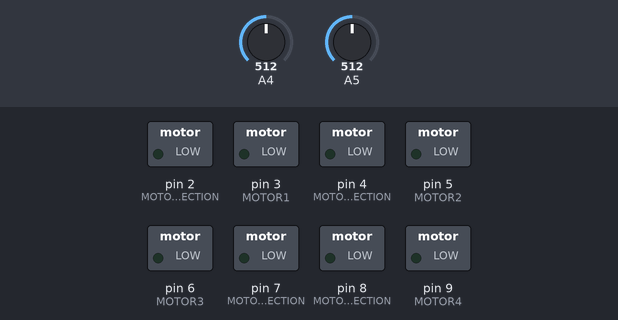
A sketch run on a simulated Arduino Uno, built with avr-gcc and run on an emulated ATmega328P. Shown: switched loads named in the sketch (green lamp = pin HIGH). The inputs (shaded band) are chosen by the test bench; at power-on: A4 = 512, A5 = 512.

Above: at 1.2 s.
1.3 s: A4 set to 270
2.8 s: A4 set to 242
At 3.6 s:
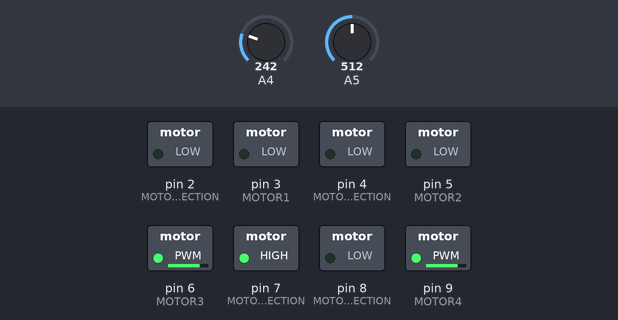
4.3 s: A5 set to 274
5.8 s: A5 set to 246
At 7.0 s:
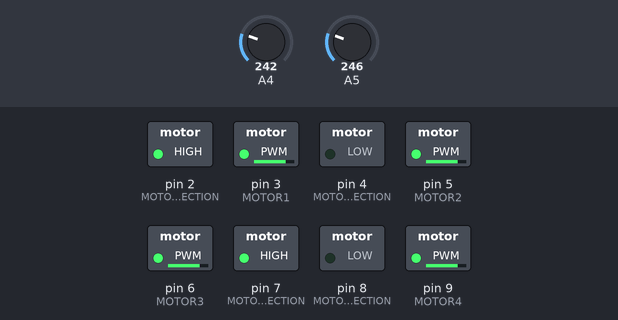
7.3 s: A5 set to 266
At 8.3 s:
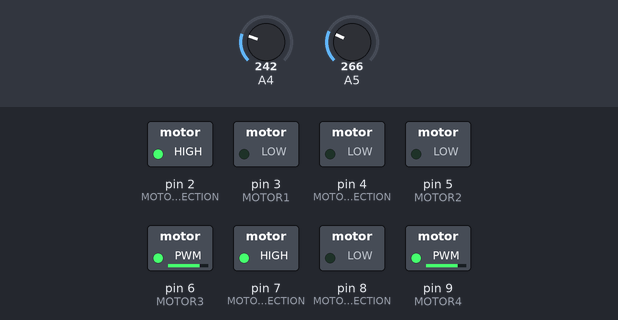
8.8 s: A4 set to 266
At 9.4 s:
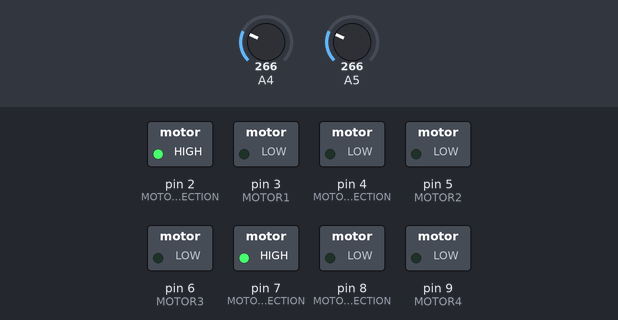
Timing chart, 0 to 11.3 s (numbered marks = the images above; inputs shaded):
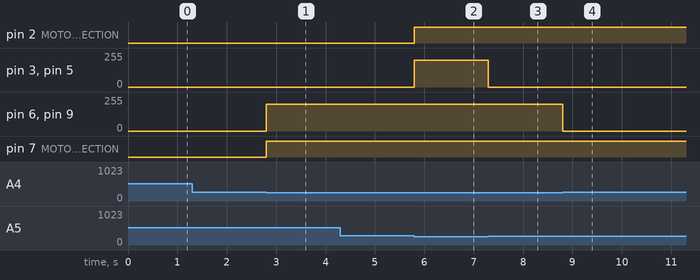

Measured:
- the behaviour switches between 256 and 255 on A4 (found by bisection; images 0 and 1)
- the behaviour switches between 256 and 255 on A5 (found by bisection; images 1 and 2)
- after the input at 1.3 s, every drawn part: stays the same
- after the input at 2.8 s, pin 6 (MOTOR3), pin 9 (MOTOR4): 0/255 → 200/255 at once; pin 7 (MOTOR3_DIRECTION): LOW → HIGH at once
- after the input at 4.3 s, every drawn part: stays the same
- after the input at 5.8 s, pin 2 (MOTOR1_DIRECTION): LOW → HIGH at once; pin 3 (MOTOR1), pin 5 (MOTOR2): 0/255 → 200/255 at once
- after the input at 7.3 s, pin 3 (MOTOR1), pin 5 (MOTOR2): 200/255 → 0/255 at once
- after the input at 8.8 s, pin 6 (MOTOR3), pin 9 (MOTOR4): 200/255 → 0/255 at once

The sketch:

rc_control_v1.0.ino
```cpp
// Name: Rover-5 Controll
// Author: Julian Pampus
// Date: May 5 2013
//
//
//
//  [1] [3]
//    [ ]
//    [ ]
//  [2] [4]
//
//


#define MOTOR1 3
#define MOTOR1_DIRECTION 2

#define MOTOR2 5
#define MOTOR2_DIRECTION 4

#define MOTOR3 6
#define MOTOR3_DIRECTION 7

#define MOTOR4 9
#define MOTOR4_DIRECTION 8


void setup()
{
	//MOTOR1 Controls
	pinMode (MOTOR1, OUTPUT);
	pinMode (MOTOR1_DIRECTION, OUTPUT);
	//MOTOR2 Controls
	pinMode (MOTOR2, OUTPUT);
	pinMode (MOTOR2_DIRECTION, OUTPUT);
	//MOTOR3 Controls
	pinMode (MOTOR3, OUTPUT);
	pinMode (MOTOR3_DIRECTION, OUTPUT);
	//MOTOR4 Controls
	pinMode (MOTOR4, OUTPUT);
	pinMode (MOTOR4_DIRECTION, OUTPUT);
}

void loop()
{
  int left_pot = analogRead(A5);
  int right_pot = analogRead(A4);

	if(left_pot<256)
	{
	  analogWrite (MOTOR1, 200);
	  analogWrite (MOTOR2, 200);
	  digitalWrite (MOTOR1_DIRECTION, 1);
	  digitalWrite (MOTOR2_DIRECTION, 0);
	}
	  else if(left_pot>768)
	  {
	    analogWrite (MOTOR1, 200);
	  	analogWrite (MOTOR2, 200);
	  	digitalWrite (MOTOR1_DIRECTION, 0);
	  	digitalWrite (MOTOR2_DIRECTION, 1);
  	}
    	else
  	{
	    analogWrite (MOTOR1, 0);
	  	analogWrite (MOTOR2, 0);
	  }

	if(right_pot<256)
	{
	  analogWrite (MOTOR3, 200);
	  analogWrite (MOTOR4, 200);
	  digitalWrite (MOTOR3_DIRECTION, 1);
	  digitalWrite (MOTOR4_DIRECTION, 0);
	}
	  else if(right_pot>768)
	  {
	    analogWrite (MOTOR3, 200);
	  	analogWrite (MOTOR4, 200);
	  	digitalWrite (MOTOR3_DIRECTION, 0);
	  	digitalWrite (MOTOR4_DIRECTION, 1);
  	}
	    else
	    {
	      analogWrite (MOTOR3, 0);
	    	analogWrite (MOTOR4, 0);
    	}
}
```
